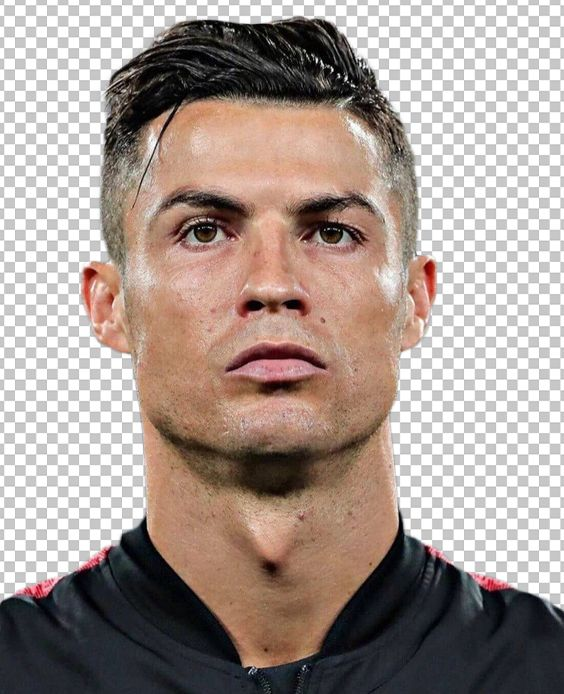
#> input picture Week 3 (Final Exam)/ronaldo2.jpg, 564 x 694 px
$ python Ex2_4.py
#> lines starting #> are read from the running program, lines starting #| are printed output that depends on the picture; pictures that were not available may be replaced by others from this repository, and a replacement may not be noted
import cv2
import numpy as np

# Load the image of Ronaldo's face
face_img = cv2.imread('ronaldo2.jpg')
#> face_img is the input picture: shape (694, 564, 3); mean B, G, R 145.5, 152.1, 166.1

# Resize the image to half its original size
resized_face_img = cv2.resize(face_img, None, fx=0.5, fy=0.5)

# Load the pre-trained face detection classifier
face_cascade = cv2.CascadeClassifier(cv2.data.haarcascades + 'haarcascade_frontalface_default.xml')

# Load the video
video_path = 'ronaldo_video4.mp4'
cap = cv2.VideoCapture(video_path)

# Get the original video width and height
original_width = int(cap.get(cv2.CAP_PROP_FRAME_WIDTH))
original_height = int(cap.get(cv2.CAP_PROP_FRAME_HEIGHT))

# Calculate the new width and height for resizing (half the original size)
new_width = original_width // 2
new_height = original_height // 2

# Initiate ORB detector
orb = cv2.ORB_create()

# Find the keypoints and descriptors of Ronaldo's face
face_keypoints, face_descriptors = orb.detectAndCompute(resized_face_img, None)
#> face_keypoints = 484 keypoints; strongest (x, y, size): (203, 266, 31), (44, 136, 37.2), (61, 267, 31), (71, 263, 64.3)

# Convert descriptors to float32
face_descriptors = face_descriptors.astype(np.float32)

# FLANN parameters
FLANN_INDEX_KDTREE = 1
index_params = dict(algorithm=FLANN_INDEX_KDTREE, trees=5)
search_params = dict(checks=50)  # or pass empty dictionary
flann = cv2.FlannBasedMatcher(index_params, search_params)

# Process each frame of the video
while True:
    ret, frame = cap.read()
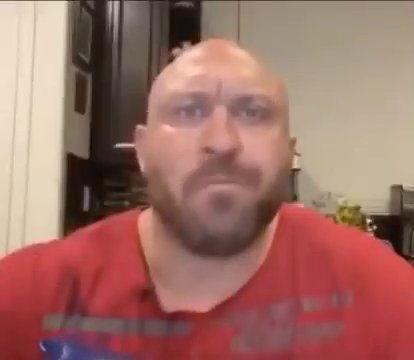
#> input picture frame 39 of Week 1/video.mp4, 414 x 360 px, given in place of ronaldo_video4.mp4, which was not available
#> frame is the input picture: shape (360, 414, 3); mean B, G, R 101.4, 110.6, 158.2
    if not ret:
        break

    # Resize the frame to half its original size
    resized_frame = cv2.resize(frame, (new_width, new_height))

    # Convert the resized frame to grayscale
    gray_frame = cv2.cvtColor(resized_frame, cv2.COLOR_BGR2GRAY)
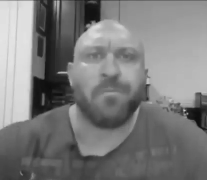
#> gray_frame: shape (180, 207); min 12, max 230, mean 123.8

    # Detect faces in the frame
    faces = face_cascade.detectMultiScale(gray_frame, scaleFactor=1.1, minNeighbors=5, minSize=(30, 30))
#> faces = [[66, 21, 89, 89]]

    for (x, y, w, h) in faces:
        # Draw a rectangle around the detected face
        cv2.rectangle(resized_frame, (x, y), (x + w, y + h), (255, 0, 0), 2)
        # Extract the detected face region
        face_region = gray_frame[y:y + h, x:x + w]

        # Find the keypoints of the face region
        region_keypoints = orb.detect(face_region)

        # Compute descriptors if keypoints are found
        if region_keypoints:
            region_keypoints, region_descriptors = orb.compute(face_region, region_keypoints)

            # Convert descriptors to float32
            region_descriptors = region_descriptors.astype(np.float32)

            # Match descriptors of Ronaldo's face with face region descriptors
            if len(region_descriptors) > 0:
                matches = flann.knnMatch(face_descriptors, region_descriptors, k=min(2, len(region_descriptors)))
                # Apply ratio test as per Lowe's paper
                good_matches = []
                for m, n in matches:
                    if m.distance < 0.8 * n.distance:
                        good_matches.append(m)

        # Draw matches on the frame
        matched_frame = cv2.drawMatches(resized_face_img, face_keypoints, resized_frame, region_keypoints,
                                    good_matches, None, flags=cv2.DrawMatchesFlags_NOT_DRAW_SINGLE_POINTS)

        # Display the frame with matches
        cv2.imshow('Matches', matched_frame)
#> this loop made 1 pass
#> (x, y, w, h, matches) on pass 1: (66, 21, 89, 89, 484 matches)
#> pass 1, `face_region = gray_frame[y:y + h, x:x + w]`:
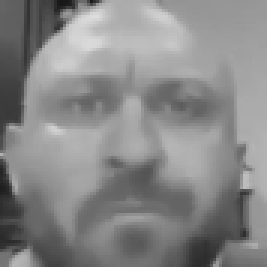
#> face_region: shape (89, 89) (shown 3 times larger); min 23, max 221, mean 135.9
#> pass 1, `matched_frame = cv2.drawMatches(resized_face_img, face_keypoints, resi..`:
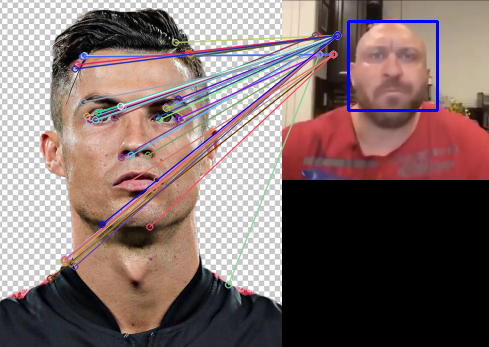
#> matched_frame: shape (347, 489, 3); mean B, G, R 106.9, 108.9, 127.1
#> after the loop:
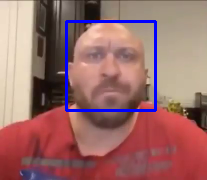
#> resized_frame: shape (180, 207, 3); mean B, G, R 106.1, 107.7, 154.4
#> after the loop, good_matches = 56 matches


    if cv2.waitKey(1) & 0xFF == ord('q'):
#> (key q is pressed here)
        break

# Release the video capture and close all windows
cap.release()
cv2.destroyAllWindows()
